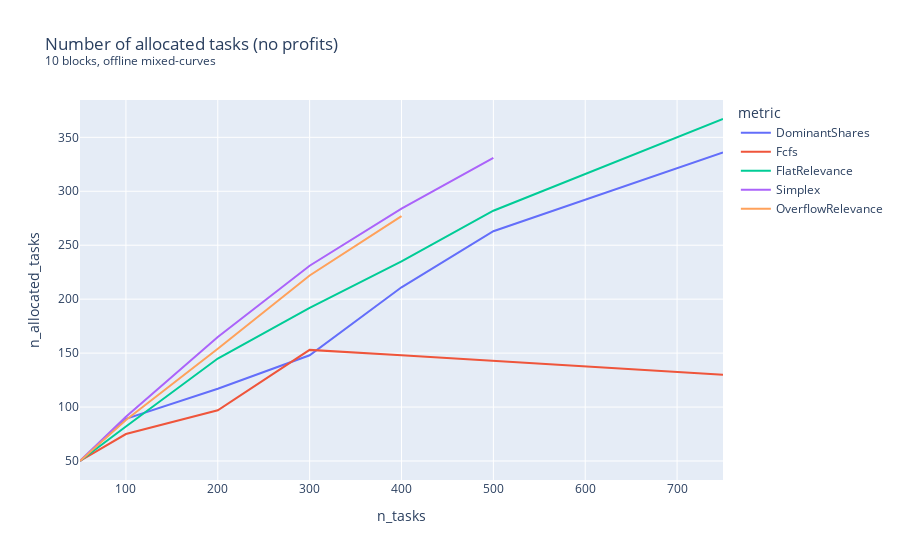

The code cell stored with this chart in its notebook:
### Code cell
px.line(
    df.sort_values("n_tasks"),
    x="n_tasks",
    y="n_allocated_tasks",
    color="metric",
    log_x=False,
    title="Number of allocated tasks (no profits)<br><sup>10 blocks, offline mixed-curves</sup>"
)

### Figure 1 — Plotly figure (JSON) as saved in the notebook; plotly's stock layout.template omitted (floating-point values rounded to 4 significant figures)
{"data": [{"hovertemplate": "metric=DominantShares<br>n_tasks=%{x}<br>n_allocated_tasks=%{y}<extra></extra>", "legendgroup": "DominantShares", "line": {"color": "#636efa", "dash": "solid"}, "marker": {"symbol": "circle"}, "mode": "lines", "name": "DominantShares", "orientation": "v", "showlegend": true, "type": "scatter", "x": [50, 100, 200, 300, 400, 500, 750], "xaxis": "x", "y": [50, 89, 117, 148, 211, 263, 336], "yaxis": "y"}, {"hovertemplate": "metric=Fcfs<br>n_tasks=%{x}<br>n_allocated_tasks=%{y}<extra></extra>", "legendgroup": "Fcfs", "line": {"color": "#EF553B", "dash": "solid"}, "marker": {"symbol": "circle"}, "mode": "lines", "name": "Fcfs", "orientation": "v", "showlegend": true, "type": "scatter", "x": [50, 100, 200, 300, 400, 500, 750], "xaxis": "x", "y": [50, 75, 97, 153, 148, 143, 130], "yaxis": "y"}, {"hovertemplate": "metric=FlatRelevance<br>n_tasks=%{x}<br>n_allocated_tasks=%{y}<extra></extra>", "legendgroup": "FlatRelevance", "line": {"color": "#00cc96", "dash": "solid"}, "marker": {"symbol": "circle"}, "mode": "lines", "name": "FlatRelevance", "orientation": "v", "showlegend": true, "type": "scatter", "x": [50, 100, 200, 300, 400, 500, 750], "xaxis": "x", "y": [50, 82, 145, 192, 235, 282, 367], "yaxis": "y"}, {"hovertemplate": "metric=Simplex<br>n_tasks=%{x}<br>n_allocated_tasks=%{y}<extra></extra>", "legendgroup": "Simplex", "line": {"color": "#ab63fa", "dash": "solid"}, "marker": {"symbol": "circle"}, "mode": "lines", "name": "Simplex", "orientation": "v", "showlegend": true, "type": "scatter", "x": [50, 100, 200, 300, 400, 500], "xaxis": "x", "y": [50, 91, 165, 231, 284, 331], "yaxis": "y"}, {"hovertemplate": "metric=OverflowRelevance<br>n_tasks=%{x}<br>n_allocated_tasks=%{y}<extra></extra>", "legendgroup": "OverflowRelevance", "line": {"color": "#FFA15A", "dash": "solid"}, "marker": {"symbol": "circle"}, "mode": "lines", "name": "OverflowRelevance", "orientation": "v", "showlegend": true, "type": "scatter", "x": [50, 100, 200, 300, 400], "xaxis": "x", "y": [50, 88, 154, 222, 277], "yaxis": "y"}], "layout": {"legend": {"title": {"text": "metric"}, "tracegroupgap": 0}, "title": {"text": "Number of allocated tasks (no profits)<br><sup>10 blocks, offline mixed-curves</sup>"}, "xaxis": {"anchor": "y", "domain": [0, 1], "title": {"text": "n_tasks"}}, "yaxis": {"anchor": "x", "domain": [0, 1], "title": {"text": "n_allocated_tasks"}}}}
